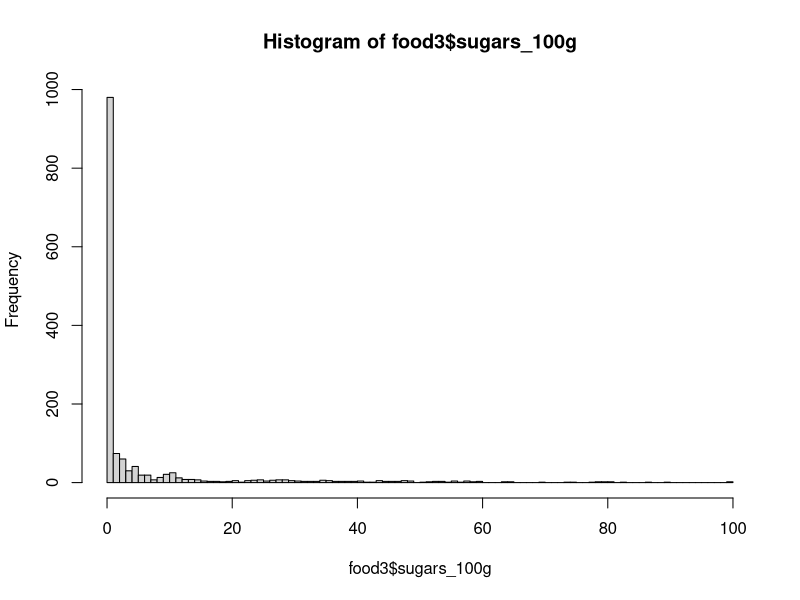
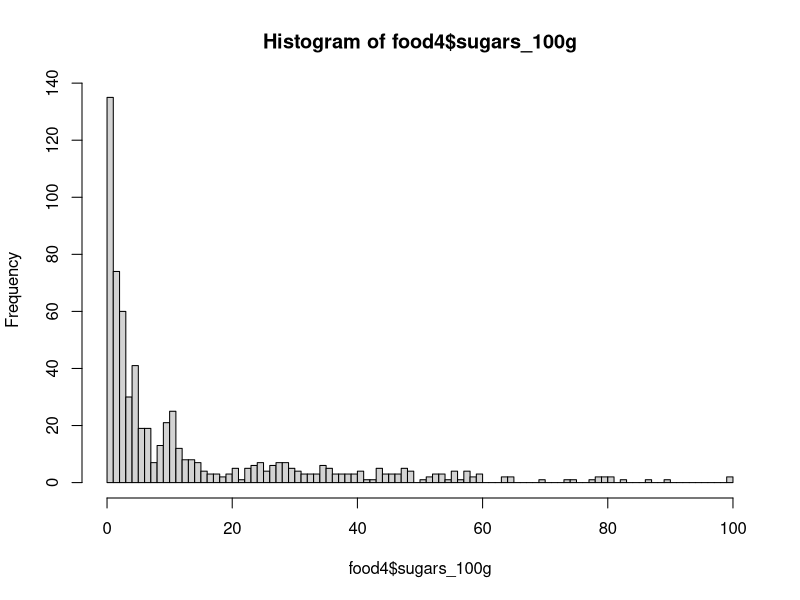

Write the R code that produced these figures, in order.
library(data.table)
food <- fread('./data/food.csv')
dim(food)

# View summary of food
summary(food)

# View head of food
head(food)

# View structure of food
str(food)


# Load dplyr
library(dplyr)

# View a glimpse of food
glimpse(food)

# View column names of food
names(food)

food %>% as.data.frame() -> food
# Define vector of duplicate cols (don't change)
duplicates <- c(4, 6, 11, 13, 15, 17, 18, 20, 22, 
                24, 25, 28, 32, 34, 36, 38, 40, 
                44, 46, 48, 51, 54, 65, 158)

# Remove duplicates from food: food2
food2 <- food[, -duplicates]
# head(food2)

# Define useless vector (don't change)
useless <- c(1, 2, 3, 32:41)

# Remove useless columns from food2: food3
food3 <- food2[, -useless]

library(stringr) 
# Create vector of column indices: nutrition
nutrition <- str_detect(names(food3), "100g")

# View a summary of nutrition columns
summary(food3[, nutrition])


# Find indices of sugar NA values: missing
missing <- is.na(food3$sugars_100g)

# Replace NA values with 0
food3$sugars_100g[missing] <- 0

# Create first histogram
hist(food3$sugars_100g, breaks = 100)

# Create food4
food4 <- food3[food3$sugars_100g > 0, ]

# Create second histogram
hist(food4$sugars_100g, breaks=100)


# Find entries containing "plasti": plastic
plastic <- str_detect(food3$packaging, 'plasti')

# Print the sum of plastic
sum(plastic)




